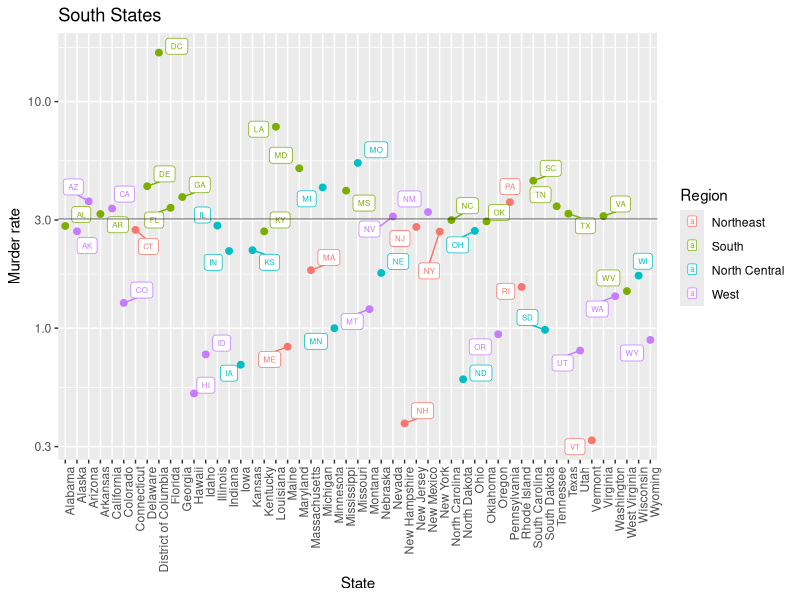

The R script that drew this image:
library(dslabs)
library(tidyverse)
library(ggrepel)
library(ggthemes)
data(murders)

murders <- murders %>%
  mutate(rate=total/population*100000)

us_murder_rate <- murders %>%
  summarise(rate=sum(total)/sum(population)*100000)

US_Graph <- murders %>%
  ggplot(aes(state,rate,label=abb,color=region)) +
  geom_point(size=2) +
  geom_label_repel(size=2) +
  xlab("State") +
  ylab("Murder rate") +
  ggtitle("South States") +
  theme(axis.text.x=element_text(angle=90,hjust=1)) +
  scale_y_log10() +
  geom_hline(yintercept = us_murder_rate$rate,lty=1,alpha=0.4,show.legend = TRUE) +
  scale_color_discrete(name="Region")

US_Graph
